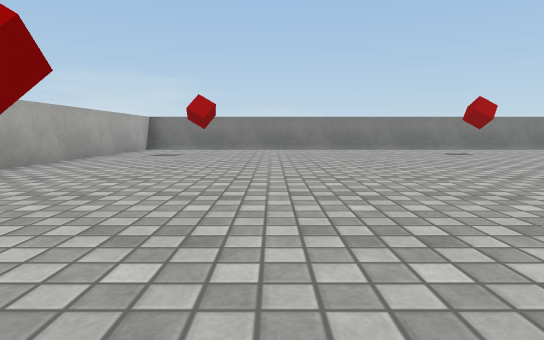
[1] (above)

22 first-person views from a walk through a Unity game level. The camera is 0.53 m above the floor, tilts 6° down and sees 75° across. The floor is counted in squares, 1 m on a side. Each view is taken from the middle of a square. On the plan, view 1 faces up. The plan holds only what a view shows up to about 9 squares ahead; the rest is blank. The player is left out. Surface patterns are stand-ins for the level's own textures.

[2]
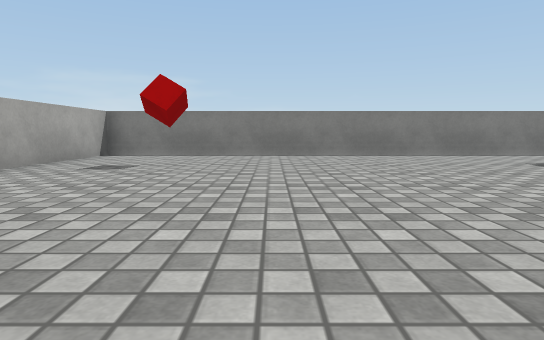

[3]
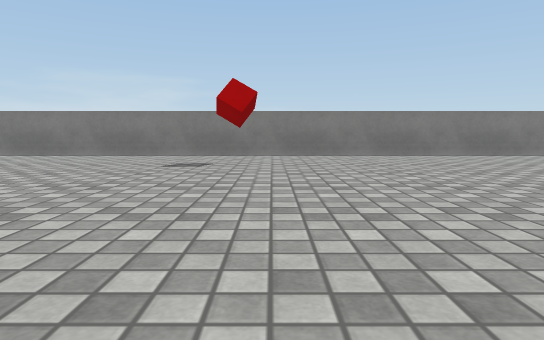

[4]
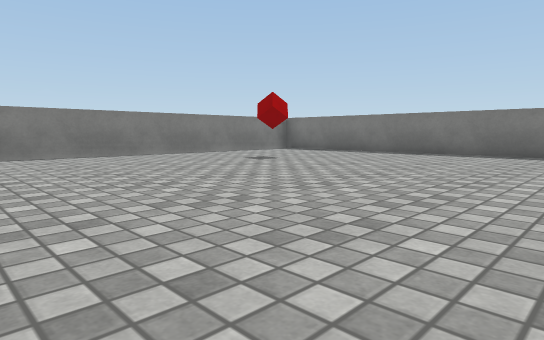

[5]
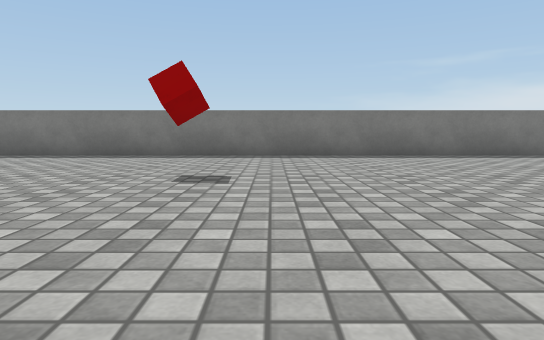

[6]
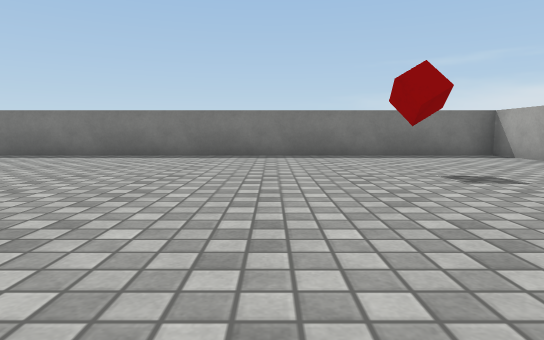

[7]
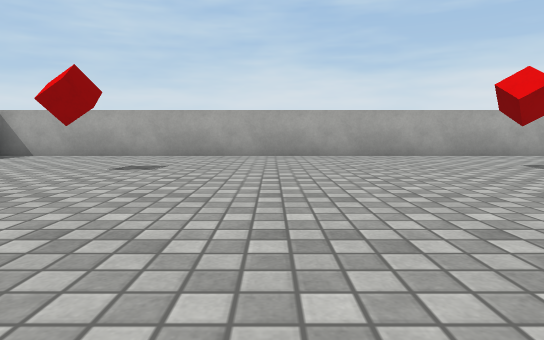

[8]
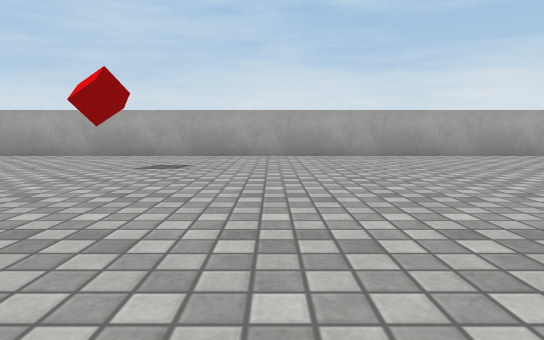

[9]
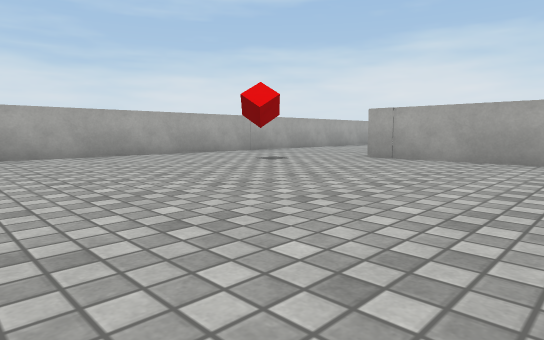

[10]
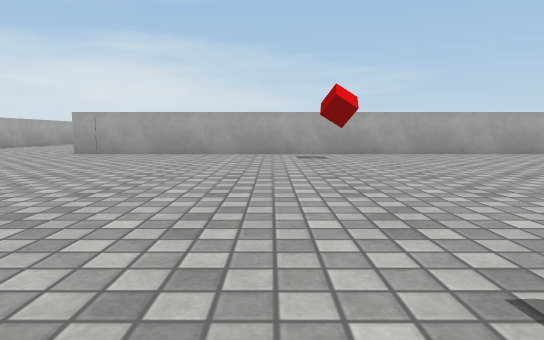

[11]
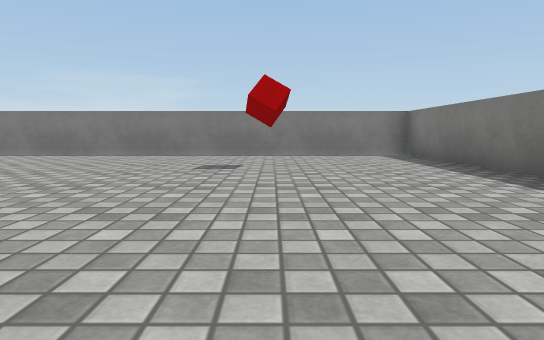

[12]
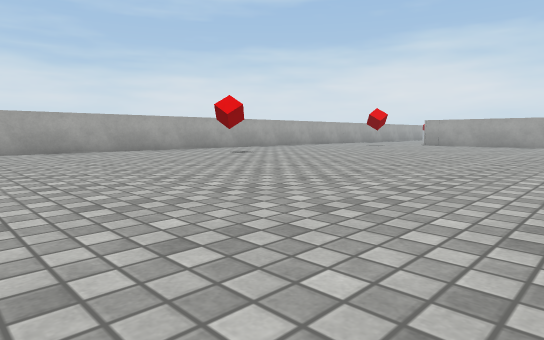

[13]
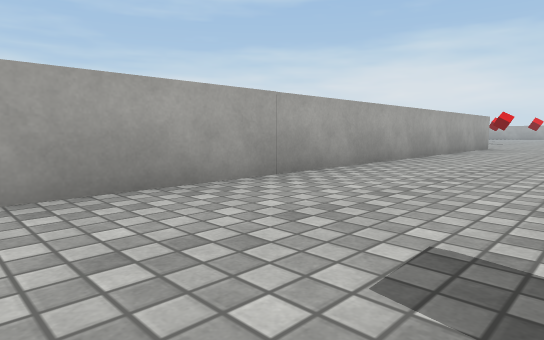

[14]
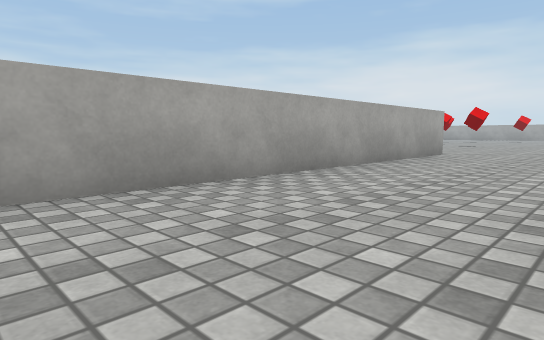

[15]
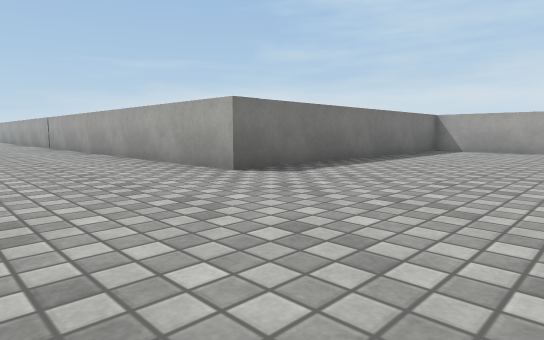

[16]
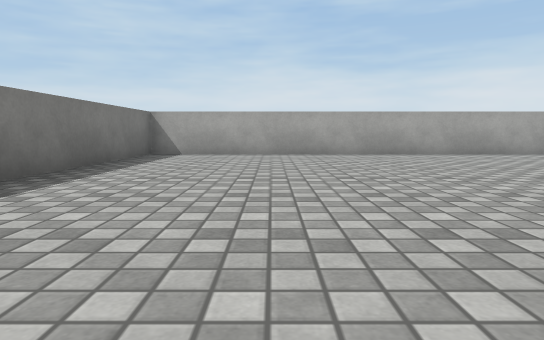

[17]
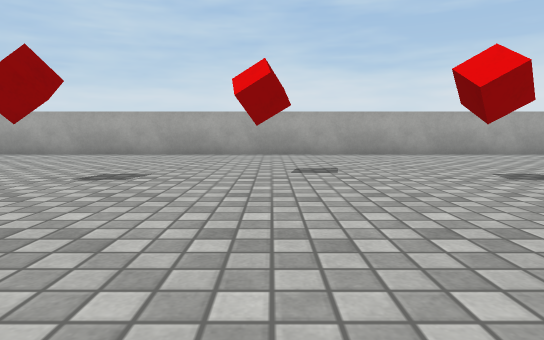

[18]
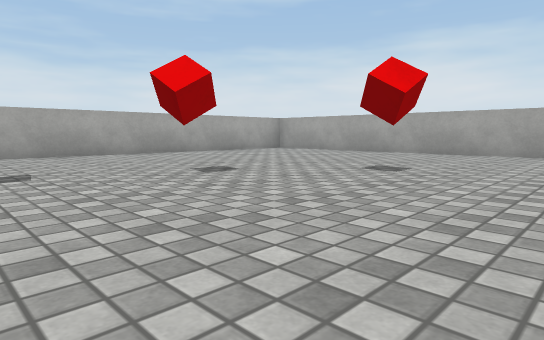

[19]
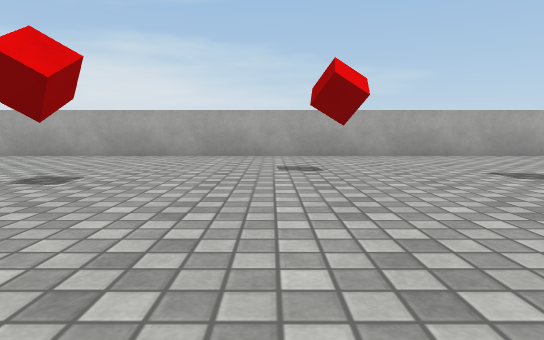

[20]
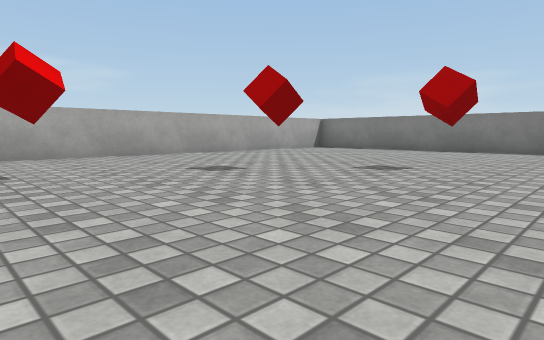

[21]
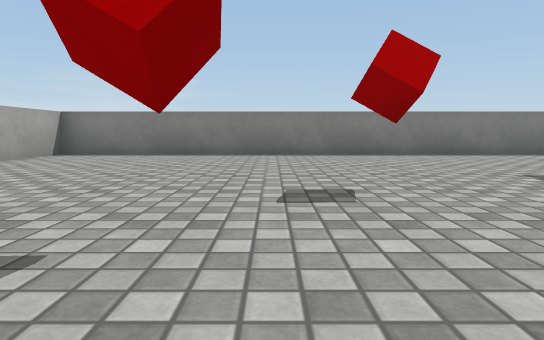

[22]
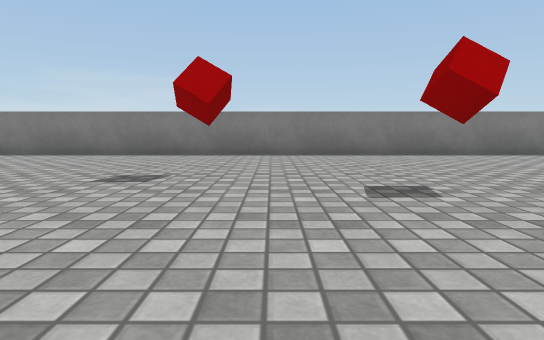

### Floor plan
Points are (right, up) in squares from view 1. A wall is a line through its corners. A room is listed if a view was taken in it or the views show most of it. See-through windows are left out.
Room 1 (views 1, 2, 3, 4, 5, 6, 7, 8, 9, 10, 11, 12, 13, 14)
walls: (-14, -8.2) (15.3, -8.2) (15.3, 11.5) (-3.9, 11.5) (-3.9, -4)
ways out: opening at (-15, -6) to room 2
objects: red cube (-2, -5); red cube (-2, 2); red cube (-2, 9); red cube (5, -5); red cube (5, 9); red cube (12, -5); red cube (12, 2); red cube (12, 9)
Room 2 (views 15, 16, 17, 18, 19, 20, 21, 22)
walls: (-33.1, -0.8) (-33.1, -13.2); (-30.8, -15.7) (-14, -15.7) (-14, -8.2); (-16.2, 3.7) (-33.1, 3.7) (-33.1, 1.6)
ways out: opening at (-15, -6) to room 1
objects: red cube (-29, -6); red cube (-29, -3); red cube (-28, -9); red cube (-27, -2); red cube (-26, -11); red cube (-24, -12); red cube (-24, 0); red cube (-21, -11); red cube (-21, -1)

Where each view was taken, in squares from view 1:
view 1: 0 up, 0 right, facing up
view 2: 3 up, 0 right, facing up
view 3: 3 up, 6 right, facing up
view 4: 3 up, 6 right, facing up-right
view 5: 1 up, 7 right, facing right
view 6: 3 down, 7 right, facing right
view 7: 0 up, 9 right, facing down
view 8: 0 up, 3 right, facing down
view 9: 0 up, 3 right, facing down-left
view 10: 1 up, 5 right, facing left
view 11: 3 up, 12 right, facing up
view 12: 2 up, 11 right, facing down-left
view 13: 5 down, 1 left, facing down-left
view 14: 5 down, 5 left, facing down-left
view 15: 5 down, 18 left, facing down-right
view 16: 7 down, 17 left, facing down
view 17: 7 down, 24 left, facing down
view 18: 7 down, 24 left, facing down-left
view 19: 7 down, 25 left, facing left
view 20: 7 down, 25 left, facing up-left
view 21: 5 down, 28 left, facing up
view 22: 5 down, 23 left, facing up
